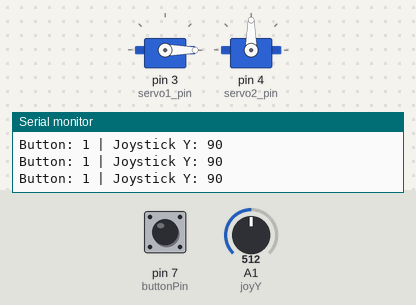
Recording of a sketch running on a simulated Arduino Uno, built with avr-gcc and run on an emulated ATmega328P. Parts: 2 × servo, the last lines printed to the serial monitor. Inputs (shaded band) come from the test bench; at power-on: A1 (joyY) = 512, pin 7 (buttonPin) HIGH.

Above: at 2.2 s.
2.3 s: A1 (joyY) set to 716
At 2.6 s:
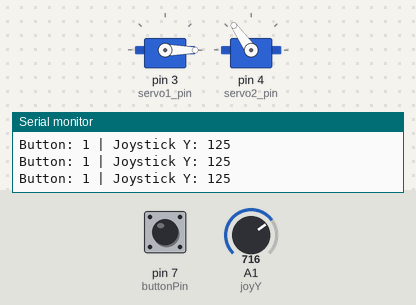
3.8 s: pin 7 (buttonPin) pulled LOW for 0.15 s
At 3.89 s:
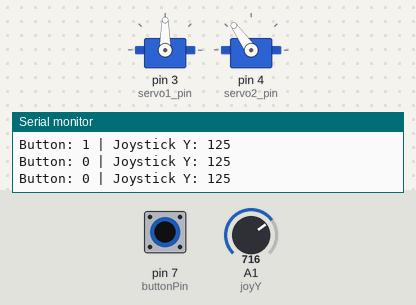
5.4 s: A1 (joyY) set to 306
At 6.3 s:
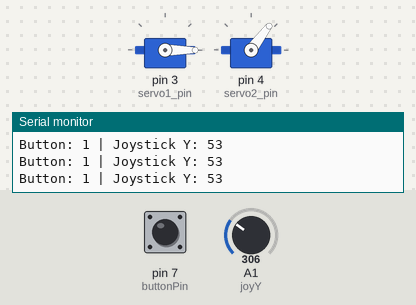
6.9 s: A1 (joyY) set to 0
At 7.3 s:
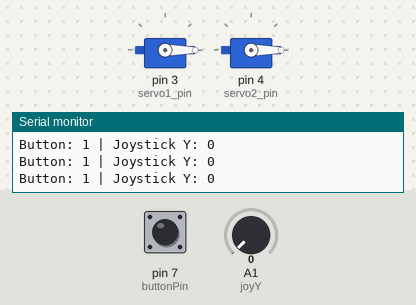
8.4 s: pin 7 (buttonPin) pulled LOW for 1 s
At 9.2 s:
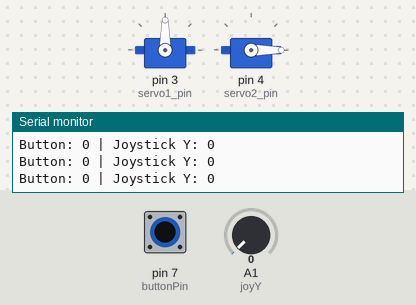
10.9 s: A1 (joyY) set to 122
At 12.4 s:
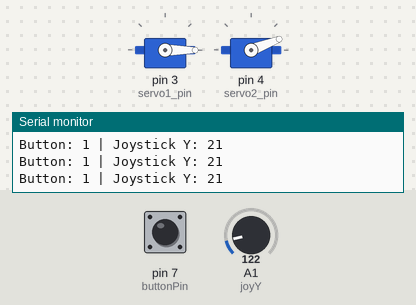
Timing chart, 0 to 13.4 s (numbered marks = the images above; inputs shaded):
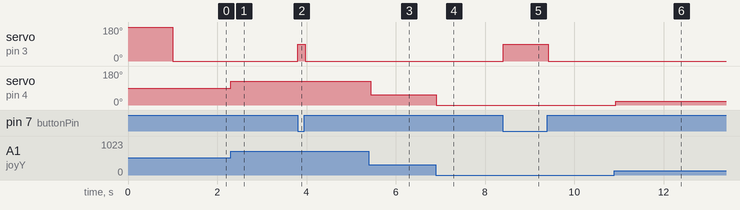

Measured:
- after the input at 2.3 s, servo on pin 4 (servo2_pin): 90° → 125° at once
- after the input at 3.8 s, servo on pin 3 (servo1_pin): 0° → 90° at once, → 0° 0.16 s later
- after the input at 5.4 s, servo on pin 4 (servo2_pin): 125° → 53° at once
- after the input at 6.9 s, servo on pin 4 (servo2_pin): 53° → 0° at once
- after the input at 8.4 s, servo on pin 3 (servo1_pin): 0° → 90° at once, → 0° 1.0 s later
- after the input at 10.9 s, servo on pin 4 (servo2_pin): 0° → 21° at once

The sketch:

eyev1.ino
```cpp
#include <Servo.h> // include servo library

Servo servo1; // define servo1
Servo servo2; // define servo2

int servo1_pin = 3; // Pin for servo1
int servo2_pin = 4; // Pin for servo2 (controlled by Y-axis)
int joyY = A1; // Joystick Y connected to analog pin A1
int buttonPin = 7; // Joystick button (SW pin) connected to digital pin D7

int joyValY; // create variable for joystick Y-axis value
int buttonState = 0; // Variable to store the button state

void setup() {
  // Start serial communication (optional for debugging)
  Serial.begin(9600);

  // Attach servos to specified pins
  servo1.attach(servo1_pin); // Attach servo1 to pin 3
  servo2.attach(servo2_pin); // Attach servo2 to pin 4

  // Set button pin as input
  pinMode(buttonPin, INPUT_PULLUP); // Use the internal pull-up resistor for the button

  // Initialize servo1 to start at 180 degrees
  servo1.write(180); // Start position for servo1
  delay(1000); // Delay to allow servo to reach position
}

void loop() {
  // Read the state of the joystick button (SW pin)
  buttonState = digitalRead(buttonPin);

  // If the button is pressed, move servo1 to 90 degrees
  if (buttonState == LOW) { // LOW means the button is pressed (because of the pull-up resistor)
    servo1.write(90); // Move servo1 to 90 degrees
  } else {
    // If the button is not pressed, keep servo1 at 180 degrees
    servo1.write(0); // Keep servo1 at 180 degrees
  }

  // Read value from joystick Y axis (vertical movement) and map to 0-180 degrees for servo2
  joyValY = analogRead(joyY); // Read value from Y-axis
  joyValY = map(joyValY, 0, 1023, 0, 180); // Map value to 0-180 degrees
  servo2.write(joyValY); // Move servo2 based on Y-axis joystick movement

  // Debugging: Print button state and Y-axis value (optional)
  Serial.print("Button: ");
  Serial.print(buttonState);
  Serial.print(" | Joystick Y: ");
  Serial.println(joyValY);

  delay(40); // Small delay for smoother movement
}
```
